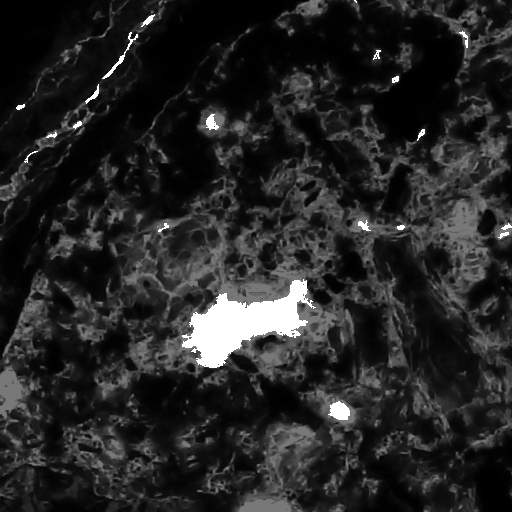
#> input picture val_data/img_01550.png, 512 x 512 px
$ python binarize_images_in_place.py ../val_data
#> lines starting #> are read from the running program, lines starting #| are printed output that depends on the picture; after the words box and inside, x2 and y2 are one past the last pixel; in counts of white or black regions, pixels touching at a corner belong together
import argparse
from pathlib import Path

import numpy as np
from PIL import Image


IMAGE_EXTENSIONS = {".png", ".jpg", ".jpeg", ".bmp", ".tif", ".tiff", ".webp"}


def parse_args():
    parser = argparse.ArgumentParser(
        description="Binarize all images in a folder in place using np.where(img[:, :, 0] == 255, 255, 0)."
    )
    parser.add_argument(
        "image_dir",
        type=Path,
        help="Folder containing images to overwrite in place.",
    )
    return parser.parse_args()


def main():
    args = parse_args()

    if not args.image_dir.exists():
        raise FileNotFoundError(f"Image directory not found: {args.image_dir}")
    if not args.image_dir.is_dir():
        raise NotADirectoryError(f"Expected a directory: {args.image_dir}")

    image_paths = sorted(
        path for path in args.image_dir.iterdir() if path.is_file() and path.suffix.lower() in IMAGE_EXTENSIONS
    )

    if not image_paths:
        raise ValueError(f"No image files found in: {args.image_dir}")

    for image_path in image_paths:
        image = Image.open(image_path).convert("RGB")
#> image is the input picture: PIL image 512x512 RGB; min 0, max 255, mean 37.7
        img = np.array(image)
        binary = np.where(img[:, :, 0] == 255, 255, 0).astype(np.uint8)
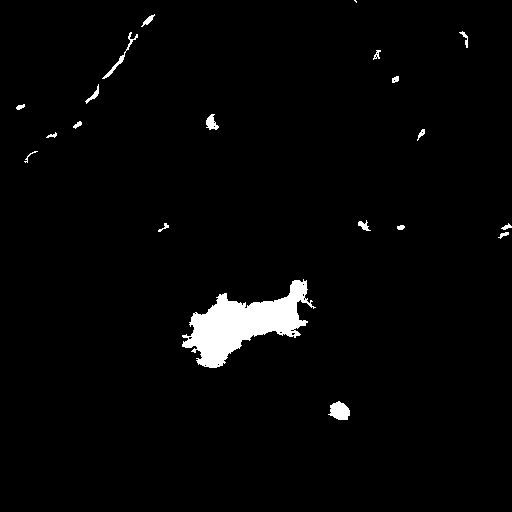
#> binary: shape (512, 512); 2.4% white; 20 white regions (1 under 20 px), largest, box (x1, y1, x2, y2) and area: (182, 279, 316, 368) 5162, (328, 401, 350, 420) 291, (102, 32, 138, 79) 171
        binary_rgb = np.stack([binary, binary, binary], axis=-1)
        Image.fromarray(binary_rgb).save(image_path)
#> pass 2 of the loop in main, `for image_path in image_paths:`:
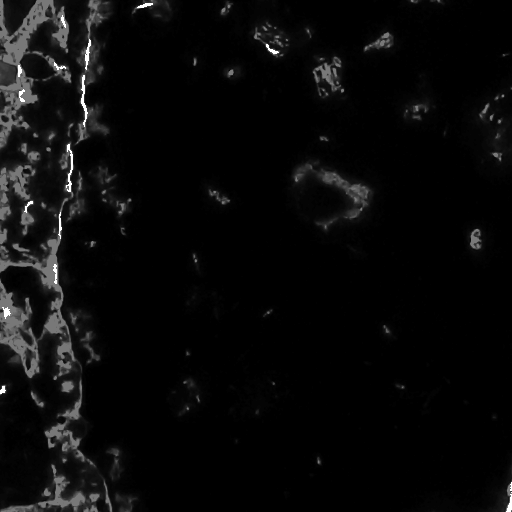
#> input picture val_data/img_01551.png, 512 x 512 px
#> in main, image is the input picture: PIL image 512x512 RGB; min 0, max 255, mean 9.7
#> in main, `binary = np.where(img[:, :, 0] == 255, 255, 0).astype(np.uint8)`:
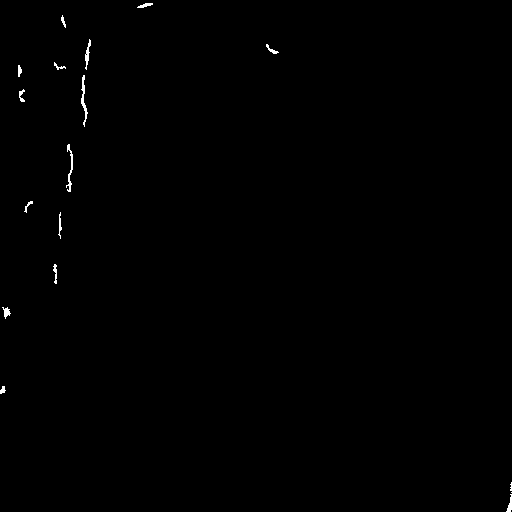
#> binary: shape (512, 512); 0.32% white in thin lines or dots
#> binary_rgb: shape (512, 512, 3); 0.32% white in thin lines or dots

    print(f"Overwrote {len(image_paths)} image(s) in: {args.image_dir}")


if __name__ == "__main__":
    main()
